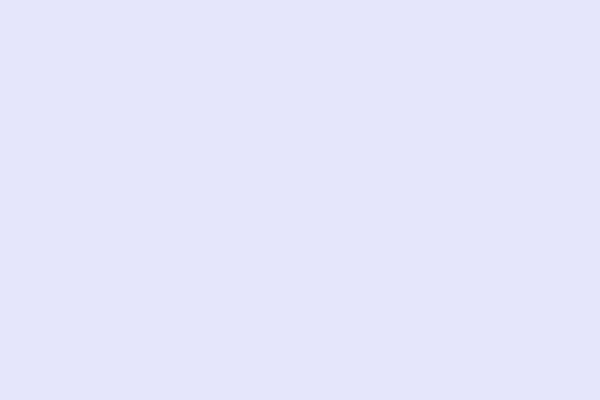
Frame 1 (no input)
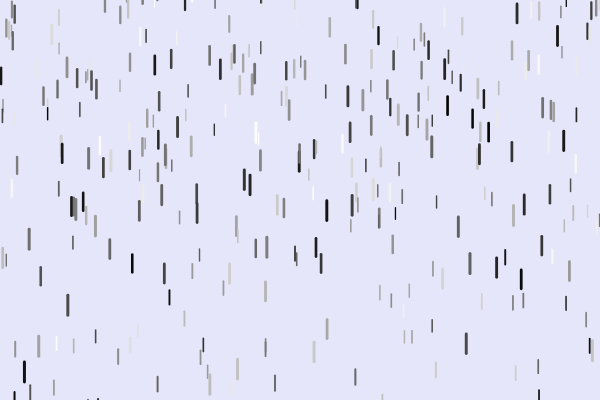
Frame 60 (no input)
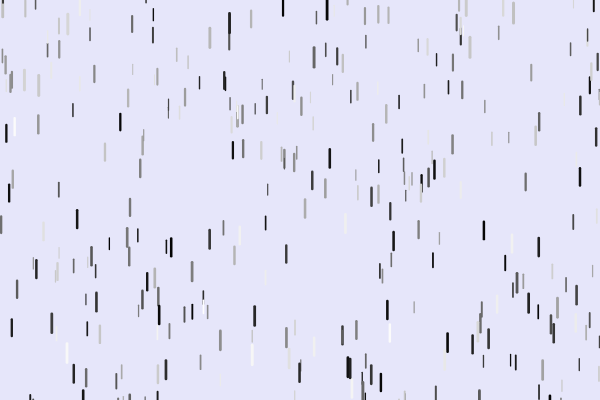
Frame 120 (the mouse pressed at the canvas centre since frame 60)

The p5.js sketch that drew these frames (run headless with seeded random() and noise() and a simulated clock; from frame 60 on, the mouse is pressed at the canvas centre):

// p5.js sketch
// ── sketch.js




var drops = [];

function setup() {
  createCanvas(600, 400);
  for (var i = 0; i < 500; i++) {
    drops[i] = new Drop();
  }
}

function draw() {
  background(230, 230, 250);
  for (var i = 0; i < drops.length; i++) {
    drops[i].fall();
    drops[i].show();
  }
}

// ── drop.js


function Drop() {
  this.x = random(width);
  this.y = random(-500, -50);
  this.z = random(0, 20);
  this.len = map(this.z, 0, 20, 10, 20);
  this.yspeed = map(this.z, 0, 20, 1, 20);

  this.fall = function() {
    this.y = this.y + this.yspeed;
    var grav = map(this.z, 0, 20, 0, 0.2);
    this.yspeed = this.yspeed + grav;

    if (this.y > height) {
      this.y = random(-200, -100);
      this.yspeed = map(this.z, 0, 20, 4, 10);
    }
  };

  this.show = function() {
    var thick = map(this.z, 0, 20, 1, 3);
    strokeWeight(thick);
    stroke(random(0,255));
    line(this.x, this.y, this.x, this.y + this.len);
  };
}
